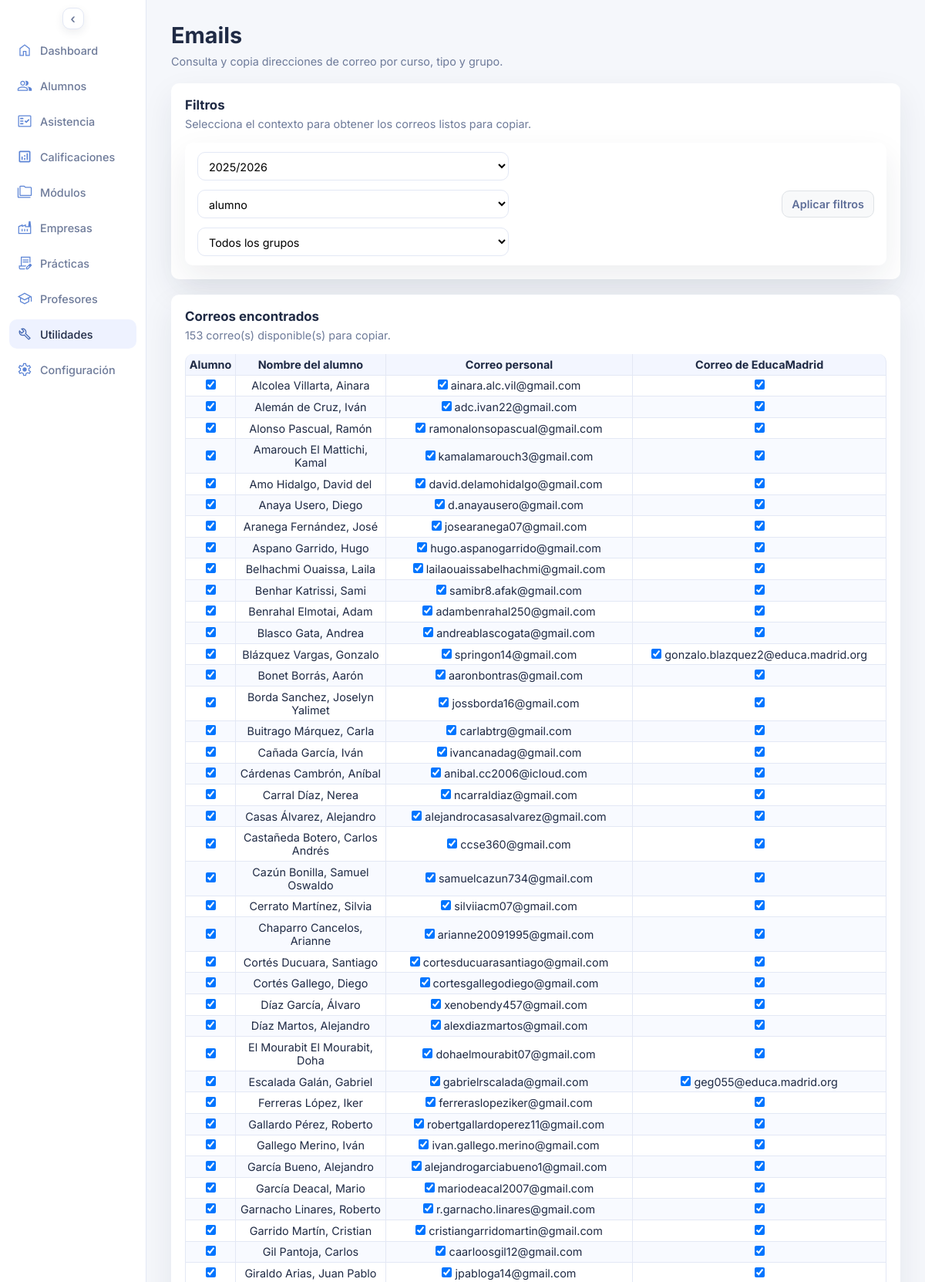
Screenshot of /emails.php (upper part) with the database file from the repository.
### tables this page shows
CREATE TABLE `alumnos` (
  `id_alumno` int(10) UNSIGNED NOT NULL,
  `nia` varchar(20) DEFAULT NULL,
  `dni` varchar(20) DEFAULT NULL,
  `seg_soc` varchar(20) DEFAULT NULL,
  `apellido1` varchar(60) NOT NULL,
  `apellido2` varchar(60) DEFAULT NULL,
  `nombre` varchar(60) NOT NULL,
  `fecha_nacimiento` date DEFAULT NULL,
  `horas_ffe_aprobadas` smallint(5) UNSIGNED DEFAULT NULL,
  `id_provincia` int(10) UNSIGNED DEFAULT NULL,
  `id_localidad` int(10) UNSIGNED DEFAULT NULL,
  `cp` varchar(10) DEFAULT NULL,
  `repite_curso` tinyint(1) DEFAULT 0,
  `nombre_tutor1` varchar(60) DEFAULT NULL,
  `telefono_tutor1` varchar(20) DEFAULT NULL,
  `correo_tutor1` varchar(150) DEFAULT NULL,
  `nombre_tutor2` varchar(60) DEFAULT NULL,
  `telefono_tutor2` varchar(20) DEFAULT NULL,
  `correo_tutor2` varchar(150) DEFAULT NULL,
  `faltas_10_dia` date DEFAULT NULL,
  `faltas_10_cantidad` smallint(5) UNSIGNED NOT NULL DEFAULT 0,
  `faltas_15_dia` date DEFAULT NULL,
  `faltas_15_cantidad` smallint(5) UNSIGNED NOT NULL DEFAULT 0,
  `comentarios` text DEFAULT NULL
);

### emails.php (the view, shortened to what this page needs)
<?php
$pdo = db();
$cursos_stmt = $pdo->query('SELECT id_curso_escolar, curso_escolar, activo FROM cursos_escolares ORDER BY activo DESC, id_curso_escolar DESC');
$cursos_escolares = $cursos_stmt->fetchAll(PDO::FETCH_ASSOC);
$curso_activo_id = 0;
foreach ($cursos_escolares as $curso_item) {
  if ((int) ($curso_item['activo'] ?? 0) === 1) {
    $curso_activo_id = (int) $curso_item['id_curso_escolar'];
    break;
  }
}
$curso_escolar_id = isset($_GET['id_curso_escolar']) && ctype_digit((string) $_GET['id_curso_escolar'])
  ? (int) $_GET['id_curso_escolar']
  : $curso_activo_id;
$tipo = (string) ($_GET['tipo'] ?? 'alumno');
$emails = [];
$alumnos = [];
if ($tipo === 'alumno') {
  $sql_alumnos =
    'SELECT
      a.id_alumno,
      a.apellido1,
      a.apellido2,
      a.nombre,
      MIN(CASE
        WHEN TRIM(COALESCE(c.etiqueta, "")) = "Personal" THEN TRIM(COALESCE(c.direccion_correo, ""))
        ELSE NULL
      END) AS correo_personal,
      MIN(CASE
        WHEN TRIM(COALESCE(c.etiqueta, "")) = "EducaMadrid" THEN TRIM(COALESCE(c.direccion_correo, ""))
        ELSE NULL
      END) AS correo_educamadrid
     FROM alumno_curso ac
     INNER JOIN alumnos a ON a.id_alumno = ac.id_alumno
     LEFT JOIN correos c
       ON c.id_entidad = a.id_alumno
      AND c.entidad_tipo = "alumno"
     WHERE ac.id_curso_escolar = :id_curso_escolar';
  $params_alumnos = ['id_curso_escolar' => $curso_escolar_id];
  $sql_alumnos .= '
     GROUP BY a.id_alumno, a.apellido1, a.apellido2, a.nombre
     ORDER BY a.apellido1, a.apellido2, a.nombre';
  $emails_stmt = $pdo->prepare($sql_alumnos);
  $emails_stmt->execute($params_alumnos);
  $alumnos = $emails_stmt->fetchAll(PDO::FETCH_ASSOC);
  $alumnos_seleccionados = [];
  $correos_personales_seleccionados = [];
  $correos_educamadrid_seleccionados = [];
  $seleccion_manual = isset($_GET['seleccion']) && (string) $_GET['seleccion'] === '1';
  foreach ($alumnos as $alumno_item) {
    $id_alumno_item = (int) ($alumno_item['id_alumno'] ?? 0);
    $correo_personal_item = trim((string) ($alumno_item['correo_personal'] ?? ''));
    $correo_educamadrid_item = trim((string) ($alumno_item['correo_educamadrid'] ?? ''));
    $incluir_correo_personal = $seleccion_manual
      ? in_array($id_alumno_item, $correos_personales_seleccionados, true)
      : true;
    if ($incluir_correo_personal && $correo_personal_item !== '') {
      $emails[] = $correo_personal_item;
    }
    $incluir_correo_educamadrid = $seleccion_manual
      ? in_array($id_alumno_item, $correos_educamadrid_seleccionados, true)
      : true;
    if ($incluir_correo_educamadrid && $correo_educamadrid_item !== '') {
      $emails[] = $correo_educamadrid_item;
    }
  }
}
$emails = array_values(array_unique(array_filter(array_map(static fn ($email): string => trim((string) $email), $emails), static fn (string $email): bool => $email !== '')));
?>
<!DOCTYPE html>
<html lang="es">
<head>
  <link rel="stylesheet" href="assets/styles.css">
</head>
<body>
  <div class="page">
    <?php require __DIR__ . '/includes/sidebar.php'; ?>
    <main class="content">
      <header class="header">
        <div>
          <h1>Emails</h1>
          <p class="subheading">Consulta y copia direcciones de correo por curso, tipo y grupo.</p>
        </div>
      </header>
      <section class="panel">
        <div class="panel-header">
          <h3>Filtros</h3>
          <p>Selecciona el contexto para obtener los correos listos para copiar.</p>
        </div>
        <form class="topbar" method="get">
          <div class="topbar-actions">
            <label class="calendar-select">
              <select name="id_curso_escolar">
                <?php foreach ($cursos_escolares as $curso): ?>
                  <option value="<?php echo (int) $curso['id_curso_escolar']; ?>" <?php echo (int) $curso['id_curso_escolar'] === $curso_escolar_id ? 'selected' : ''; ?>>
                    <?php echo htmlspecialchars((string) $curso['curso_escolar'], ENT_QUOTES, 'UTF-8'); ?>
                  </option>
                <?php endforeach; ?>
              </select>
            </label>
            <label class="calendar-select">
              <select name="tipo">
                <option value="alumno" <?php echo $tipo === 'alumno' ? 'selected' : ''; ?>>alumno</option>
              </select>
            </label>
            <?php if ($tipo === 'alumno'): ?>
              <label class="calendar-select">
                <select name="id_grupo">
                  <option value="">Todos los grupos</option>
                </select>
              </label>
            <?php endif; ?>
          </div>
          <button type="submit" class="edit-toggle">Aplicar filtros</button>
        </form>
      </section>
      <section class="panel">
        <div class="panel-header">
          <h3>Correos encontrados</h3>
          <p><?php echo count($emails); ?> correo(s) disponible(s) para copiar.</p>
        </div>
        <?php if ($tipo === 'alumno'): ?>
          <form class="panel-grid" method="get">
            <table>
              <thead>
                <tr>
                  <th>Alumno</th>
                  <th>Nombre del alumno</th>
                  <th>Correo personal</th>
                  <th>Correo de EducaMadrid</th>
                </tr>
              </thead>
              <tbody>
                <?php foreach ($alumnos as $alumno): ?>
                  <?php
                  $id_alumno = (int) ($alumno['id_alumno'] ?? 0);
                  $apellido1 = trim((string) ($alumno['apellido1'] ?? ''));
                  $apellido2 = trim((string) ($alumno['apellido2'] ?? ''));
                  $nombre = trim((string) ($alumno['nombre'] ?? ''));
                  $correo_personal = trim((string) ($alumno['correo_personal'] ?? ''));
                  $correo_educamadrid = trim((string) ($alumno['correo_educamadrid'] ?? ''));
                  $nombre_completo = sprintf('%s%s, %s', $apellido1, $apellido2 !== '' ? ' ' . $apellido2 : '', $nombre);
                  $alumno_checked = !isset($_GET['seleccion']) || in_array($id_alumno, $alumnos_seleccionados, true);
                  $correo_personal_checked = !isset($_GET['seleccion']) || in_array($id_alumno, $correos_personales_seleccionados, true);
                  $correo_educamadrid_checked = !isset($_GET['seleccion']) || in_array($id_alumno, $correos_educamadrid_seleccionados, true);
                  ?>
                  <tr>
                    <td><input type="checkbox" name="alumnos[]" value="<?php echo $id_alumno; ?>" <?php echo $alumno_checked ? 'checked' : ''; ?>></td>
                    <td><?php echo htmlspecialchars($nombre_completo, ENT_QUOTES, 'UTF-8'); ?></td>
                    <td>
                      <input type="checkbox" name="correos_personales[]" value="<?php echo $id_alumno; ?>" <?php echo $correo_personal_checked ? 'checked' : ''; ?>>
                      <?php echo htmlspecialchars($correo_personal, ENT_QUOTES, 'UTF-8'); ?>
                    </td>
                    <td>
                      <input type="checkbox" name="correos_educamadrid[]" value="<?php echo $id_alumno; ?>" <?php echo $correo_educamadrid_checked ? 'checked' : ''; ?>>
                      <?php echo htmlspecialchars($correo_educamadrid, ENT_QUOTES, 'UTF-8'); ?>
                    </td>
                  </tr>
                <?php endforeach; ?>
              </tbody>
            </table>
          </form>
        <?php endif; ?>
      </section>
    </main>
  </div>
</body>
</html>

### assets/styles.css (style rules this page uses)
* { box-sizing: border-box; margin: 0; padding: 0; font-family: "Inter", system-ui, sans-serif; }
body { background: var(--bg); color: var(--text); font-size: 0.9rem; }
.page { display: grid; grid-template-columns: 190px 1fr; min-height: 100vh; transition: grid-template-columns 0.2s ease; }
.content { padding: 28px 32px; display: flex; flex-direction: column; gap: 20px; }
.topbar { display: flex; justify-content: space-between; align-items: center; gap: 24px; background: var(--card); border-radius: 10px; padding: 12px 16px; box-shadow: var(--shadow); }
.topbar-actions { display: flex; gap: 12px; flex-wrap: wrap; }
.header { display: flex; justify-content: space-between; gap: 16px; align-items: flex-start; }
.subheading { color: var(--muted); margin-top: 8px; max-width: 640px; white-space: nowrap; }
.primary-button, .ghost-button, .edit-toggle { border-radius: 10px; padding: 8px 12px; font-weight: 600; font-size: 0.9rem; cursor: pointer; transition: background-color 0.2s ease, border-color 0.2s ease, color 0.2s ease; box-shadow: none; }
.edit-toggle { border: 1px solid #dee2e6; background: #f8f9fa; color: #5f6f99; }
.panel { background: var(--card); border-radius: 10px; padding: 18px; box-shadow: var(--shadow); display: flex; flex-direction: column; gap: 16px; }
.panel-header p { color: var(--muted); margin-top: 6px; }
.panel-grid { display: grid; gap: 10px; }
@media (min-width: 981px) { .panel-grid table { border-collapse: separate; border-spacing: 0; width: 100%; } }
@media (min-width: 981px) { .panel-grid thead th { background: #f3f6ff; border-bottom: 1px solid var(--border); } }
@media (min-width: 981px) { .panel-grid thead th, .panel-grid tbody td { padding: 0.3rem; text-align: center; } }
@media (min-width: 981px) { .panel-grid tbody td { border-bottom: 1px solid var(--border); transition: background-color 0.18s ease; } }
@media (min-width: 981px) { .panel-grid tbody tr:nth-child(even) td { background: #f8faff; } }
@media (min-width: 981px) { .panel-grid th, .panel-grid td { border-right: 1px solid var(--border); } }
@media (min-width: 981px) { .panel-grid th:first-child, .panel-grid td:first-child { border-left: 1px solid var(--border); } }
@media (min-width: 981px) { .panel-grid thead th:first-child { border-top-left-radius: 10px; } }
@media (min-width: 981px) { .panel-grid thead th:last-child { border-top-right-radius: 10px; } }
.calendar-select { display: flex; flex-direction: column; gap: 4px; font-weight: 600; color: var(--text); width: 100%; }
.calendar-select select { border: 1px solid var(--border); border-radius: 10px; padding: 8px 10px; font-size: 0.9rem; background: #fff; min-width: 0; width: 100%; }

### rows the page displays
alumnos: nombre_completo "Alcolea Villarta, Ainara", correo_personal "ainara.alc.vil@gmail.com"
alumnos: nombre_completo "Alemán de Cruz, Iván", correo_personal "adc.ivan22@gmail.com"
alumnos: nombre_completo "Alonso Pascual, Ramón", correo_personal "ramonalonsopascual@gmail.com"
alumnos: nombre_completo "Amarouch El Mattichi, Kamal", correo_personal "kamalamarouch3@gmail.com"
alumnos: nombre_completo "Amo Hidalgo, David del", correo_personal "david.delamohidalgo@gmail.com"
alumnos: nombre_completo "Anaya Usero, Diego", correo_personal "d.anayausero@gmail.com"
alumnos: nombre_completo "Aranega Fernández, José", correo_personal "josearanega07@gmail.com"
alumnos: nombre_completo "Aspano Garrido, Hugo", correo_personal "hugo.aspanogarrido@gmail.com"
alumnos: nombre_completo "Belhachmi Ouaissa, Laila", correo_personal "lailaouaissabelhachmi@gmail.com"
alumnos: nombre_completo "Benhar Katrissi, Sami", correo_personal "samibr8.afak@gmail.com"
alumnos: nombre_completo "Benrahal Elmotai, Adam", correo_personal "adambenrahal250@gmail.com"
alumnos: nombre_completo "Blasco Gata, Andrea", correo_personal "andreablascogata@gmail.com"
alumnos: nombre_completo "Blázquez Vargas, Gonzalo", correo_personal "springon14@gmail.com", correo_educamadrid "gonzalo.blazquez2@educa.madrid.org"
alumnos: nombre_completo "Bonet Borrás, Aarón", correo_personal "aaronbontras@gmail.com"
alumnos: nombre_completo "Borda Sanchez, Joselyn Yalimet", correo_personal "jossborda16@gmail.com"
alumnos: nombre_completo "Buitrago Márquez, Carla", correo_personal "carlabtrg@gmail.com"
alumnos: nombre_completo "Cañada García, Iván", correo_personal "ivancanadag@gmail.com"
alumnos: nombre_completo "Cárdenas Cambrón, Aníbal", correo_personal "anibal.cc2006@icloud.com"
alumnos: nombre_completo "Carral Díaz, Nerea", correo_personal "ncarraldiaz@gmail.com"
alumnos: nombre_completo "Casas Álvarez, Alejandro", correo_personal "alejandrocasasalvarez@gmail.com"
alumnos: nombre_completo "Castañeda Botero, Carlos Andrés", correo_personal "ccse360@gmail.com"
alumnos: nombre_completo "Cazún Bonilla, Samuel Oswaldo", correo_personal "samuelcazun734@gmail.com"
alumnos: nombre_completo "Cerrato Martínez, Silvia", correo_personal "silviiacm07@gmail.com"
alumnos: nombre_completo "Chaparro Cancelos, Arianne", correo_personal "arianne20091995@gmail.com"
alumnos: nombre_completo "Cortés Ducuara, Santiago", correo_personal "cortesducuarasantiago@gmail.com"
alumnos: nombre_completo "Cortés Gallego, Diego", correo_personal "cortesgallegodiego@gmail.com"
alumnos: nombre_completo "Díaz García, Álvaro", correo_personal "xenobendy457@gmail.com"
alumnos: nombre_completo "Díaz Martos, Alejandro", correo_personal "alexdiazmartos@gmail.com"
alumnos: nombre_completo "El Mourabit El Mourabit, Doha", correo_personal "dohaelmourabit07@gmail.com"
alumnos: nombre_completo "Escalada Galán, Gabriel", correo_personal "gabrielrscalada@gmail.com", correo_educamadrid "geg055@educa.madrid.org"
alumnos: nombre_completo "Ferreras López, Iker", correo_personal "ferreraslopeziker@gmail.com"
alumnos: nombre_completo "Gallardo Pérez, Roberto", correo_personal "robertgallardoperez11@gmail.com"
alumnos: nombre_completo "Gallego Merino, Iván", correo_personal "ivan.gallego.merino@gmail.com"
alumnos: nombre_completo "García Bueno, Alejandro", correo_personal "alejandrogarciabueno1@gmail.com"
alumnos: nombre_completo "García Deacal, Mario", correo_personal "mariodeacal2007@gmail.com"
alumnos: nombre_completo "Garnacho Linares, Roberto", correo_personal "r.garnacho.linares@gmail.com"
alumnos: nombre_completo "Garrido Martín, Cristian", correo_personal "cristiangarridomartin@gmail.com"
alumnos: nombre_completo "Gil Pantoja, Carlos", correo_personal "caarloosgil12@gmail.com"
alumnos: nombre_completo "Giraldo Arias, Juan Pablo", correo_personal "jpabloga14@gmail.com"

### other values shown
$item['label'] "Dashboard"
$item['label'] "Alumnos"
$item['label'] "Asistencia"
$item['label'] "Calificaciones"
$item['label'] "Módulos"
$item['label'] "Empresas"
$item['label'] "Prácticas"
$item['label'] "Profesores"
$item['label'] "Utilidades"
$item['label'] "Configuración"
count($emails) "153"
form field id_curso_escolar "2025/2026"
